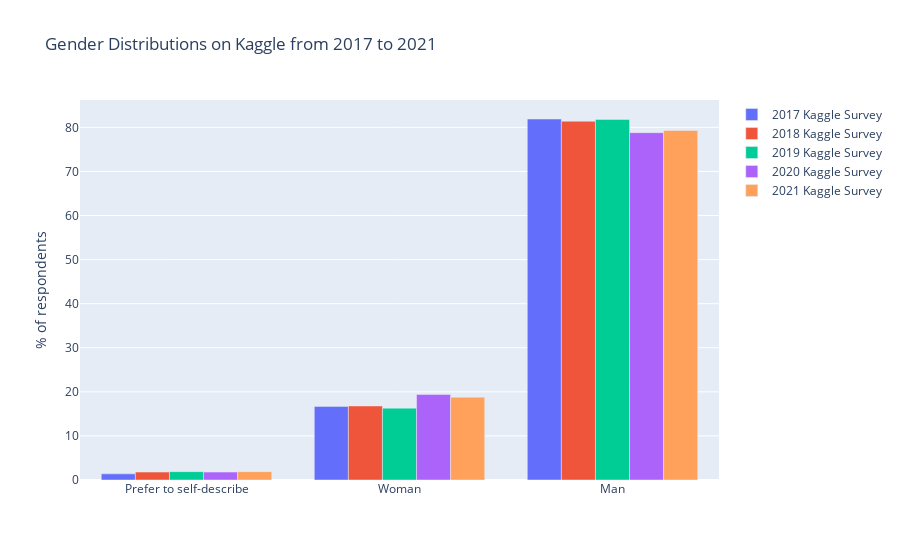

The cell this chart's notebook holds for it:
### Code cell
responses_df_2017['GenderSelect'].replace(['Male'], 'Man',inplace=True)
responses_df_2017['GenderSelect'].replace(['Female'], 'Woman',inplace=True)
responses_df_2017['GenderSelect'].replace(['A different identity','Non-binary, genderqueer, or gender non-conforming'], 'Prefer to self-describe',inplace=True)
responses_df_2017['GenderSelect'].replace(['Non-binary, genderqueer, or gender non-conforming'], 'Nonbinary',inplace=True)
responses_df_2018['Q1'].replace(['Male'], 'Man',inplace=True)
responses_df_2018['Q1'].replace(['Female'], 'Woman',inplace=True)
responses_df_2019['Q2'].replace(['Male'], 'Man',inplace=True)
responses_df_2019['Q2'].replace(['Female'], 'Woman',inplace=True)

responses_df_2017['GenderSelect'].replace(['Nonbinary','Prefer not to say'], 'Prefer to self-describe',inplace=True)
responses_df_2018['Q1'].replace(['Nonbinary','Prefer not to say'], 'Prefer to self-describe',inplace=True)
responses_df_2019['Q2'].replace(['Nonbinary','Prefer not to say'], 'Prefer to self-describe',inplace=True)
responses_df_2020['Q2'].replace(['Nonbinary','Prefer not to say'], 'Prefer to self-describe',inplace=True)
responses_df_2021['Q2'].replace(['Nonbinary','Prefer not to say'], 'Prefer to self-describe',inplace=True)

sorted_percentages_2017 = count_then_return_percent(responses_df_2017,'GenderSelect').iloc[::-1]
sorted_percentages_2018 = count_then_return_percent(responses_df_2018,'Q1').iloc[::-1]
sorted_percentages_2019 = count_then_return_percent(responses_df_2019,'Q2').iloc[::-1]
sorted_percentages_2020 = count_then_return_percent(responses_df_2020,'Q2').iloc[::-1]
sorted_percentages_2021 = count_then_return_percent(responses_df_2021,'Q2').iloc[::-1]

title_for_chart = 'Gender Distributions on Kaggle from 2017 to 2021'
title_for_y_axis = '% of respondents'

fig = go.Figure(data=[
    go.Bar(name='2017 Kaggle Survey', x=pd.Series(sorted_percentages_2017.index), y=pd.Series(sorted_percentages_2017)),
    go.Bar(name='2018 Kaggle Survey', x=pd.Series(sorted_percentages_2018.index), y=pd.Series(sorted_percentages_2018)),
    go.Bar(name='2019 Kaggle Survey', x=pd.Series(sorted_percentages_2019.index), y=pd.Series(sorted_percentages_2019)),
    go.Bar(name='2020 Kaggle Survey', x=pd.Series(sorted_percentages_2020.index), y=pd.Series(sorted_percentages_2020)),
    go.Bar(name='2021 Kaggle Survey', x=pd.Series(sorted_percentages_2021.index), y=pd.Series(sorted_percentages_2021))
           ])
fig.update_layout(barmode='group') 
fig.update_layout(title=title_for_chart,yaxis=dict(title=title_for_y_axis))
fig.show()

### Figure 1 — Plotly figure (JSON) as saved in the notebook; plotly's stock layout.template omitted (floating-point values rounded to 4 significant figures)
{"data": [{"name": "2017 Kaggle Survey", "type": "bar", "x": [null, "Prefer to self-describe", "Woman", "Man"], "y": [0.6, 1.4, 16.7, 81.9]}, {"name": "2018 Kaggle Survey", "type": "bar", "x": ["Prefer to self-describe", "Woman", "Man"], "y": [1.8, 16.8, 81.4]}, {"name": "2019 Kaggle Survey", "type": "bar", "x": ["Prefer to self-describe", "Woman", "Man"], "y": [1.9, 16.3, 81.8]}, {"name": "2020 Kaggle Survey", "type": "bar", "x": ["Prefer to self-describe", "Woman", "Man"], "y": [1.8, 19.4, 78.8]}, {"name": "2021 Kaggle Survey", "type": "bar", "x": ["Prefer to self-describe", "Woman", "Man"], "y": [1.9, 18.8, 79.3]}], "layout": {"barmode": "group", "title": {"text": "Gender Distributions on Kaggle from 2017 to 2021"}, "yaxis": {"title": {"text": "% of respondents"}}}}
